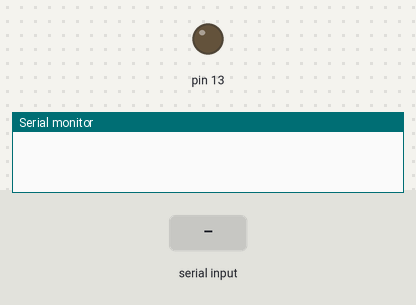
The sketch below on a simulated Arduino Uno, built with avr-gcc and run on an emulated ATmega328P. Shown: output pins drawn as LEDs (lit = HIGH), the last lines printed to the serial monitor. Dashed ring = blinking. The test bench sets the inputs (shaded band).

Above: at 1.2 s.
1.3 s: byte 30 received over Serial
At 1.86 s:
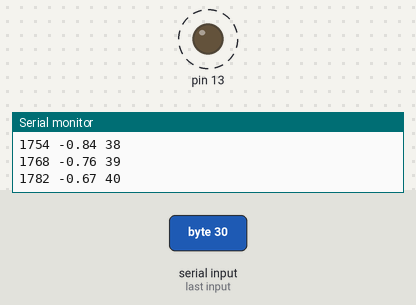
Timing chart, 0 to 8.5 s (numbered marks = the images above; inputs shaded):
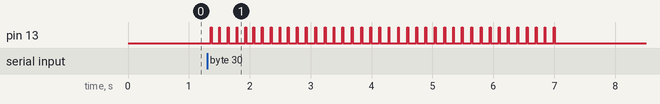

Measured:
- after the input at 1.3 s, pin 13: alternates HIGH for 0.01 s and LOW for 0.13 s, 78 changes in all, then stays LOW, starting after 0.06 s

The sketch:

poll_and_respond.ino
```cpp
/*
 SineWavePoints

 Write sine wave points to the serial port, followed by the Carriage Return and LineFeed terminator.
 */

int i = 0;
int serial_data = 0;

// The setup routine runs once when you press reset:
void setup() {
  // Initialize serial communication at 9600 bits per second:
  pinMode(13, OUTPUT);
  Serial.begin(9600);
}

// The loop routine runs over and over again forever:
void loop() {

  if(Serial.available() > 0){   //check if any data was received
    serial_data = Serial.read();
    //Serial.println(serial_data, DEC);

    if (serial_data > 0){
      for (i; i < 400; i++){
        if(i % 10 == 0){
          digitalWrite(13, HIGH);
        }
        Serial.print(millis());
        Serial.print(" ");
        Serial.print(sin(i*50.0/360.0));
        Serial.print(" ");
        Serial.print(i);
        Serial.write(10);
        delay(2);

        digitalWrite(13, LOW);
      }
      //serial_data = 0;

    }
  }
}
```
